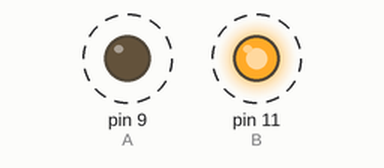
Recording of a sketch running on a simulated Arduino Uno, built with avr-gcc and run on an emulated ATmega328P. Shown: output pins drawn as LEDs (lit = HIGH). Dashed ring = blinking.

Above: at 0.2 s.
Timing chart, 0 to 3.0 s (numbered marks = the images above):
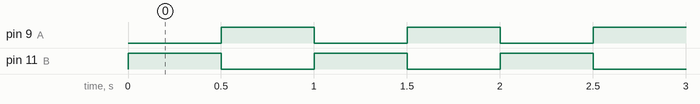

Measured:
- by itself, pin 9 (A), pin 11 (B): alternates HIGH for 0.50 s and LOW for 0.50 s

The sketch:

arduino.file.ino
```cpp
#define A 9
#define B 11
void setup() {
  // put your setup code here, to run once:
  pinMode(A,OUTPUT);
  pinMode(B,OUTPUT);

}

void loop() {
  digitalWrite(A,LOW);
  digitalWrite(B,HIGH);
  delay(500);
  digitalWrite(B,LOW);
  digitalWrite(A,HIGH);
  delay(500);

  // put your main code here, to run repeatedly:

}
```
